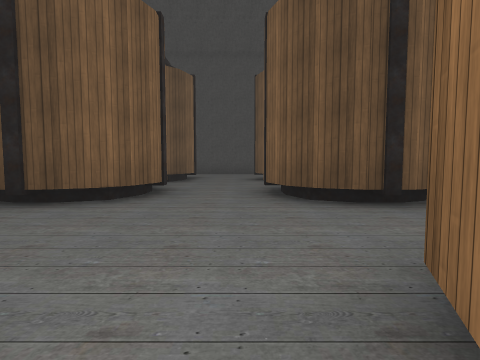
view 1 (above)

24 first-person views from a walk through a scene from a Unity 3-D project. The camera is 1.2 m above the floor, tilts 4° down and sees 80° across. The floor is counted in squares, 2 m on a side. Each view is taken from the middle of a square. On the plan, view 1 faces up. The plan holds only what a view shows up to about 9 squares ahead; the rest is blank. The place goes on beyond the plan. Some surface patterns are stand-ins.

view 2
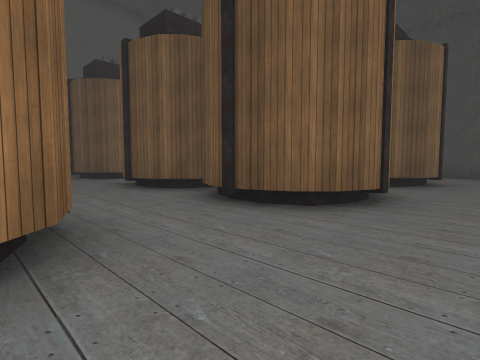

view 3
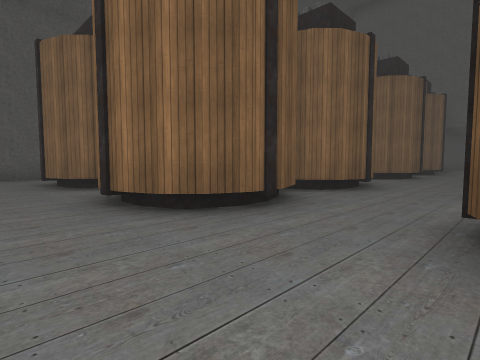

view 4
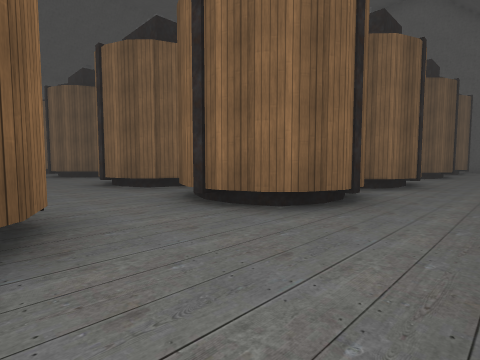

view 5
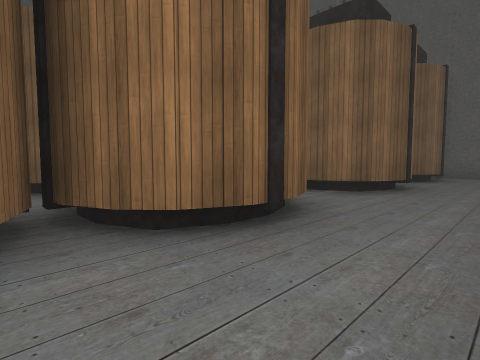

view 6
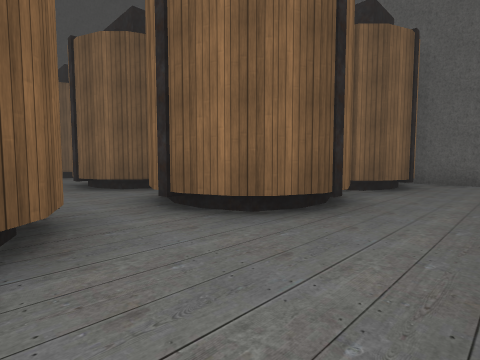

view 7
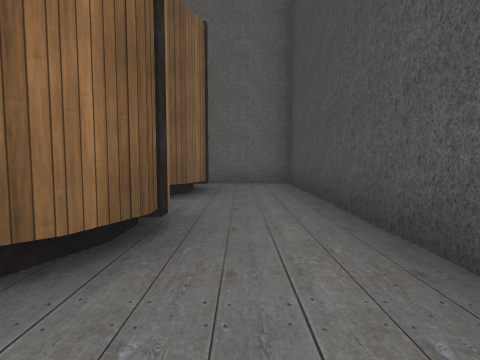

view 8
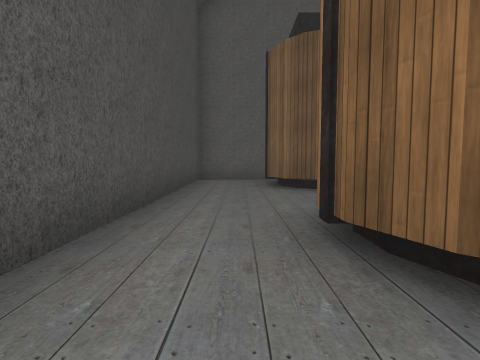

view 9
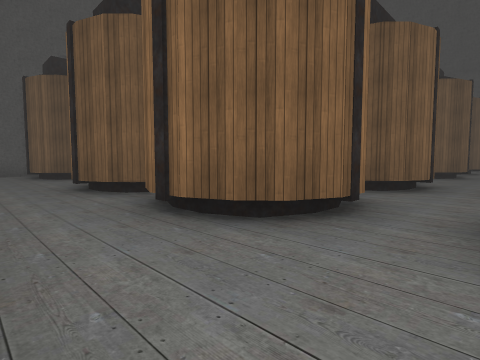

view 10
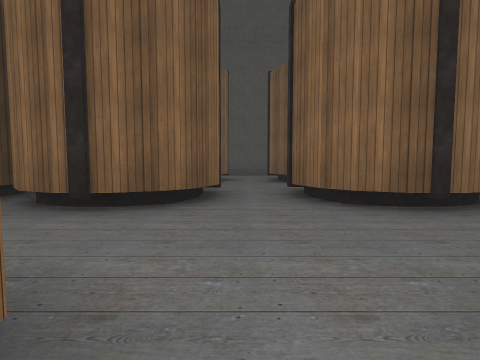

view 11
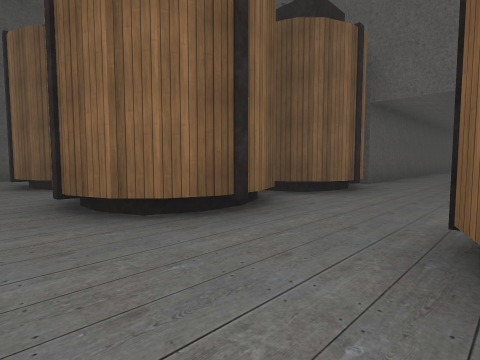

view 12
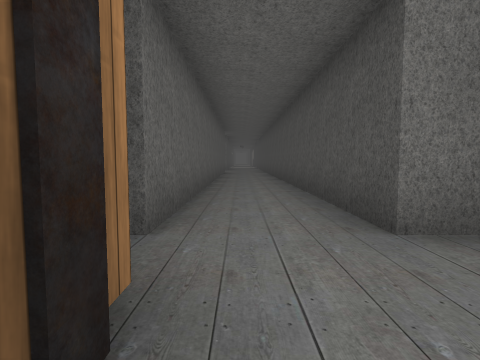

view 13
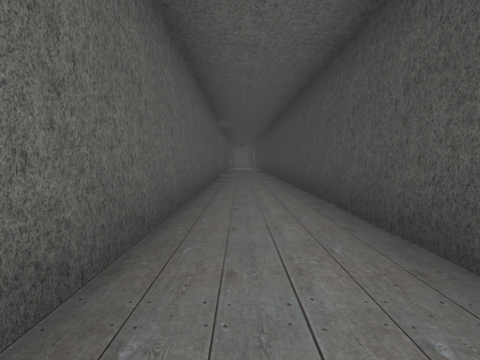

view 14
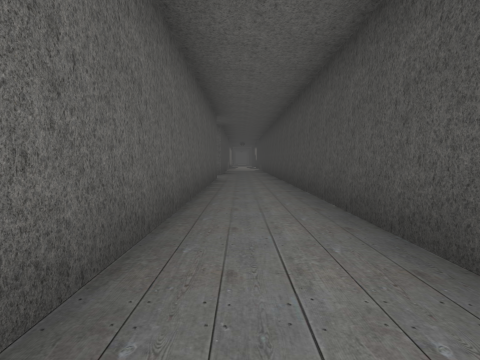

view 15
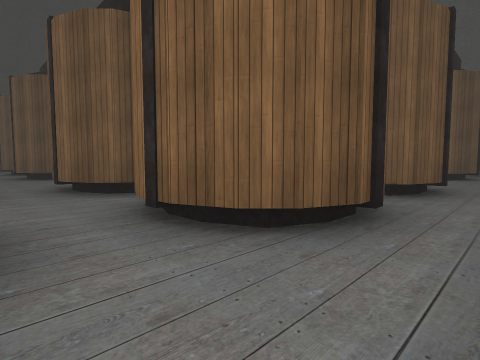

view 16
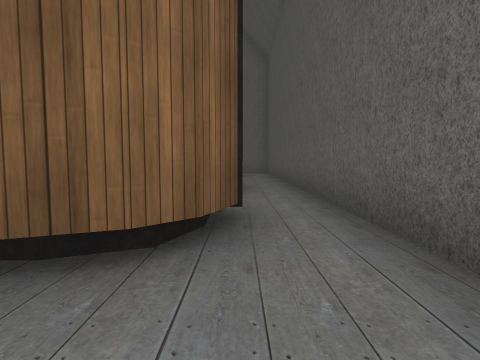

view 17
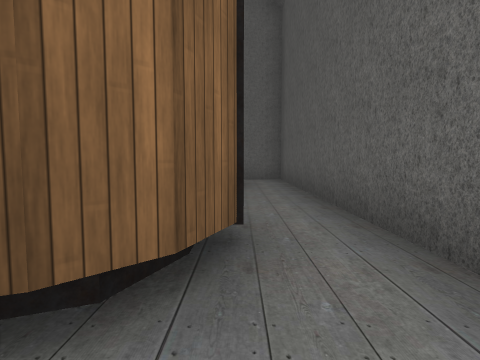

view 18
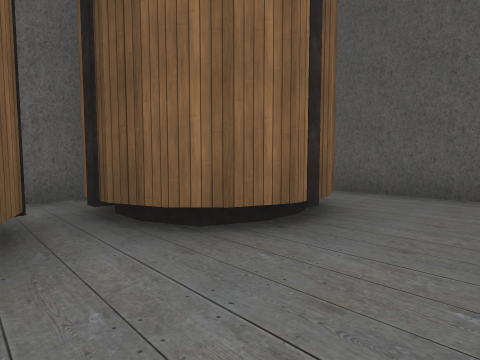

view 19
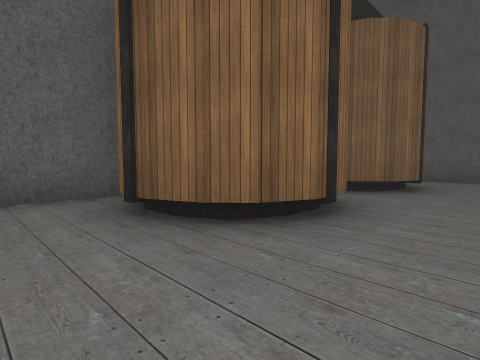

view 20
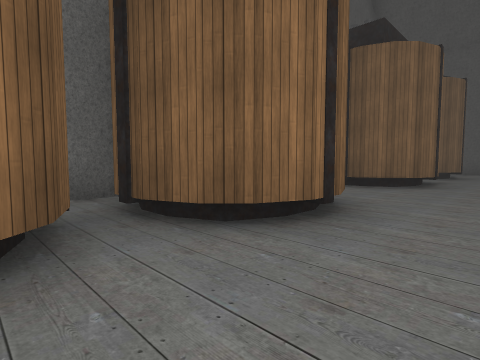

view 21
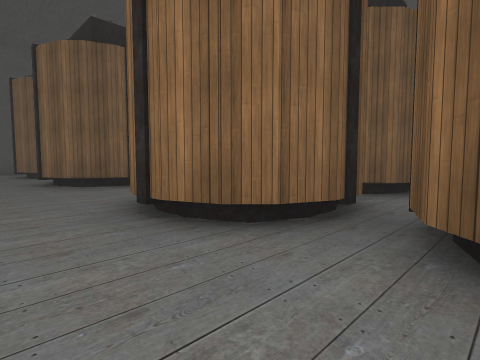

view 22
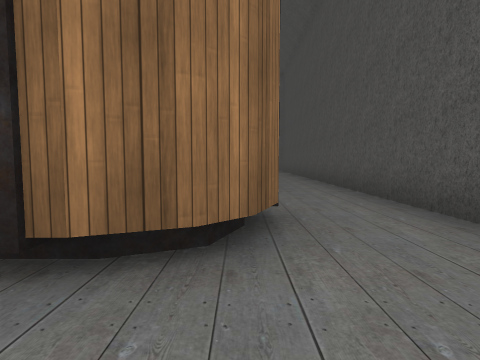

view 23
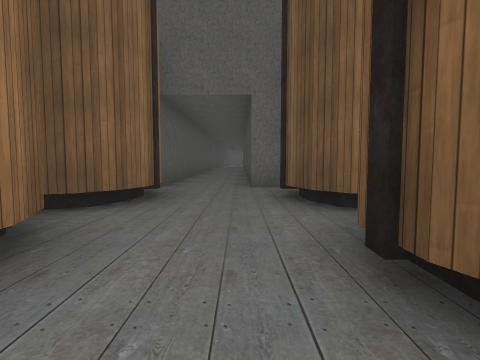

view 24
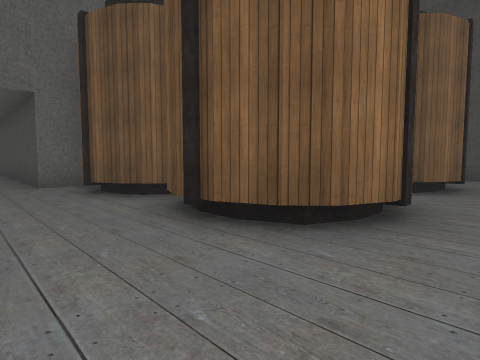

### Floor plan
Key: @ floor where view 1 was taken; # wall or solid block; . floor.
Columns run from 25 left of view 1 to 4 right of it. Each row starts with its distance up from view 1.
 13          #####################
 12          #...................#
 11          #...................#
 10          #.##.##..######..####
  9             #####.######..##
  8                 #.#   ##..##
  7                .... .........#
  6                ##.######..####
  5             #####.######..##
  4          #.##.##..######..####
  3 ##########...................#
  2 .............................#
  1 #############.###.######..####
  0             ### #.#  ###.@##
 -1                 ..#    #..##
 -2                 ..#    #...#
 -3                 #.#    #..###
 -4                 #.## ###..##
 -5                 ...#..#....#.#
 -6                 .............#
 -7                 ##############

Where each view was taken, in squares from view 1:
view 1: 0 up, 0 right, facing up
view 2: 1 up, 0 right, facing up-left
view 3: 4 up, 0 right, facing down-left
view 4: 12 up, 1 right, facing down-left
view 5: 12 up, 4 left, facing down-left
view 6: 12 up, 7 left, facing down-left
view 7: 11 up, 8 left, facing left
view 8: 11 up, 5 left, facing right
view 9: 12 up, 9 left, facing down-right
view 10: 5 up, 8 left, facing down
view 11: 4 up, 8 left, facing down-left
view 12: 2 up, 13 left, facing left
view 13: 2 up, 17 left, facing left
view 14: 2 up, 18 left, facing left
view 15: 6 down, 9 left, facing up-right
view 16: 5 down, 9 left, facing right
view 17: 5 down, 5 left, facing right
view 18: 1 down, 1 left, facing down-right
view 19: 3 up, 1 left, facing down-right
view 20: 8 up, 1 left, facing down-right
view 21: 8 up, 0 right, facing down-left
view 22: 10 up, 0 right, facing left
view 23: 3 up, 9 left, facing left
view 24: 2 up, 8 left, facing up-left
